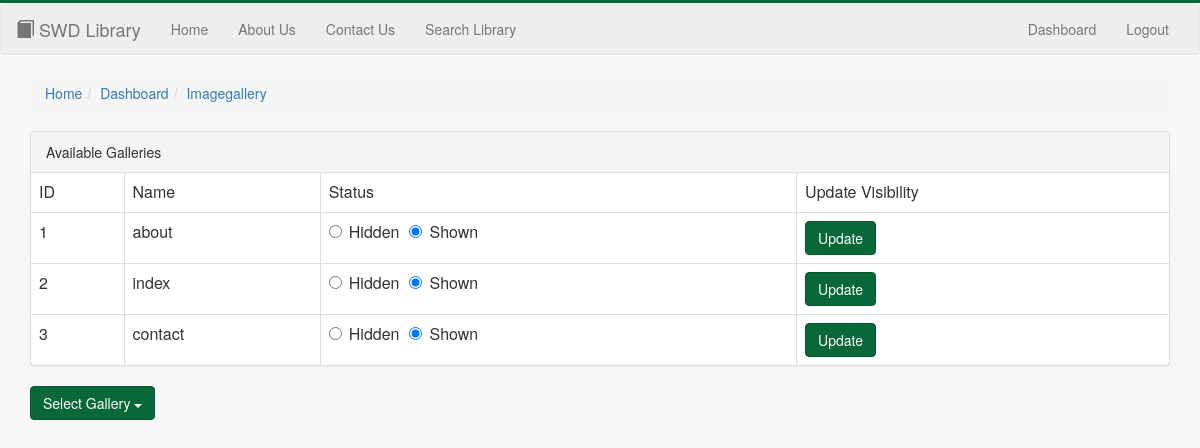
The app's page /public_html/protected/view/imagegallery.php (signed in) with its own data.
### tables this page shows
CREATE TABLE IF NOT EXISTS gallery (
  GalleryID INTEGER AUTO_INCREMENT NOT NULL PRIMARY KEY,
  Name      VARCHAR(50)            NOT NULL,
  State    BOOLEAN                NOT NULL
);

### public_html/protected/database/MySQLService.php (called while the page is built, shortened)
<?php
class MySQLService {
    private $connection;
    public function getConnection() {
        return $this->connection;
    }
    public function setConnection($connection) {
        $this->connection = $connection;
    }
    public function getAllGalleries(): ?array {
        $connection = $this->getConnection();
        $galleries = array();
        if ($connection) {
            $sql = "SELECT * FROM gallery";
            $result = mysqli_query($connection, $sql);
            if ($result->num_rows >= 1) {
                $galleries = $result->fetch_all();
            }
        }
        return $galleries;
    }
}

### public_html/protected/controller/ImageGalleryController.php (called while the page is built, shortened)
<?php
$root = realpath($_SERVER["DOCUMENT_ROOT"]);
require_once "$root/webdev/public_html/protected/database/MySQLService.php";
class ImageGalleryController {
    public static function getAllGalleries(): ?array {
        $sqlService = new MySQLService();
        if ($sqlService->connect()) {
            return $sqlService->getAllGalleries();
        }
        return null;
    }
}

### public_html/protected/view/imagegallery.php (the view, shortened to what this page needs)
<html>
<head>
    <?php include '../../protected/view/parts/head.php'; ?>
</head>
<?php include '../../protected/view/parts/header.php'; ?>
<body>
<div class="container">
    <?php include '../../protected/view/parts/breadcrumb.php'; ?>
    <div class="panel panel-default">
        <div class="panel-heading">Available Galleries</div>
        <table class="table table-hover table-bordered">
            <tr>
                <td>ID</td>
                <td>Name</td>
                <td>Status</td>
                <td>Update Visibility</td>
            </tr>
            <?php
            require_once "../controller/ImageGalleryController.php";
            $galleries = ImageGalleryController::getAllGalleries();
            foreach ($galleries as $gallery) {
                echo '<tr>';
                echo '<td>' . $gallery["0"] . '</td>';
                echo '<td>' . $gallery["1"] . '</td>';
                if ($gallery["2"] == 0) {
                    echo '<td><label class="radio-inline"><input type="radio" name="visibilityRadio_' . $gallery["0"] . '" checked="checked">Hidden</label><label class="radio-inline"><input type="radio" id="visibilityShown" name="visibilityRadio_' . $gallery["0"] . '">Shown</label></td>';
                } else if ($gallery["2"] == 1) {
                    echo '<td><label class="radio-inline"><input type="radio" name="visibilityRadio_' . $gallery["0"] . '">Hidden</label><label class="radio-inline"><input type="radio" id="visibilityShown" name="visibilityRadio_' . $gallery["0"] . '" checked="checked">Shown</label></td>';
                }
                echo '<td><button class="btn btn-primary" onclick="updateVisibility(' . $gallery["0"] . ')" type="button">Update</button></td>';
                echo '</tr>';
            }
            ?>
        </table>
    </div>
    <div class="dropdown">
        <button class="btn btn-primary dropdown-toggle" type="button" data-toggle="dropdown">Select Gallery
            <span class="caret"></span></button>
    </div>
</div>
</body>
</html>

### public_html/src/css/main.css (style rules this page uses)
body { margin: 0 0 40px; border-top: 3px solid #096838; overflow-x: hidden; background-color: #f7f7f7; }
.btn-primary { background-color: #096838; border-color: #085830; }

### records on screen
gallery: GalleryID "1", Name "about"
gallery: GalleryID "2", Name "index"
gallery: GalleryID "3", Name "contact"

### other values on screen
str_replace(array(".php", "_"), array("", " "), end($crumbs)) . ' ' "Imagegallery"
